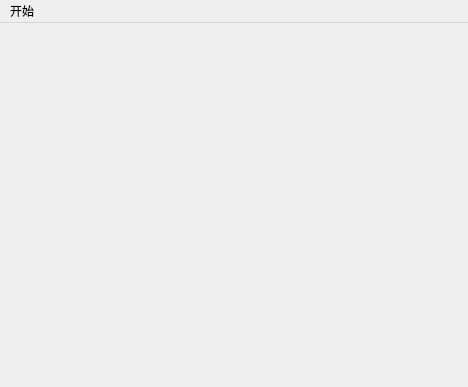
<?xml version="1.0" encoding="UTF-8"?>
<ui version="4.0">
 <class>MainScene</class>
 <widget class="QMainWindow" name="MainScene">
  <property name="geometry">
   <rect>
    <x>0</x>
    <y>0</y>
    <width>468</width>
    <height>387</height>
   </rect>
  </property>
  <property name="windowTitle">
   <string>MainScene</string>
  </property>
  <widget class="QWidget" name="centralwidget"/>
  <widget class="QMenuBar" name="menubar">
   <property name="geometry">
    <rect>
     <x>0</x>
     <y>0</y>
     <width>468</width>
     <height>21</height>
    </rect>
   </property>
   <widget class="QMenu" name="menu">
    <property name="title">
     <string>开始</string>
    </property>
    <addaction name="actionquit"/>
   </widget>
   <addaction name="menu"/>
  </widget>
  <action name="actionquit">
   <property name="text">
    <string>退出</string>
   </property>
   <property name="shortcutContext">
    <enum>Qt::WindowShortcut</enum>
   </property>
  </action>
 </widget>
 <resources/>
 <connections>
  <connection>
   <sender>actionquit</sender>
   <signal>triggered()</signal>
   <receiver>MainScene</receiver>
   <slot>close()</slot>
   <hints>
    <hint type="sourcelabel">
     <x>-1</x>
     <y>-1</y>
    </hint>
    <hint type="destinationlabel">
     <x>399</x>
     <y>299</y>
    </hint>
   </hints>
  </connection>
 </connections>
</ui>
